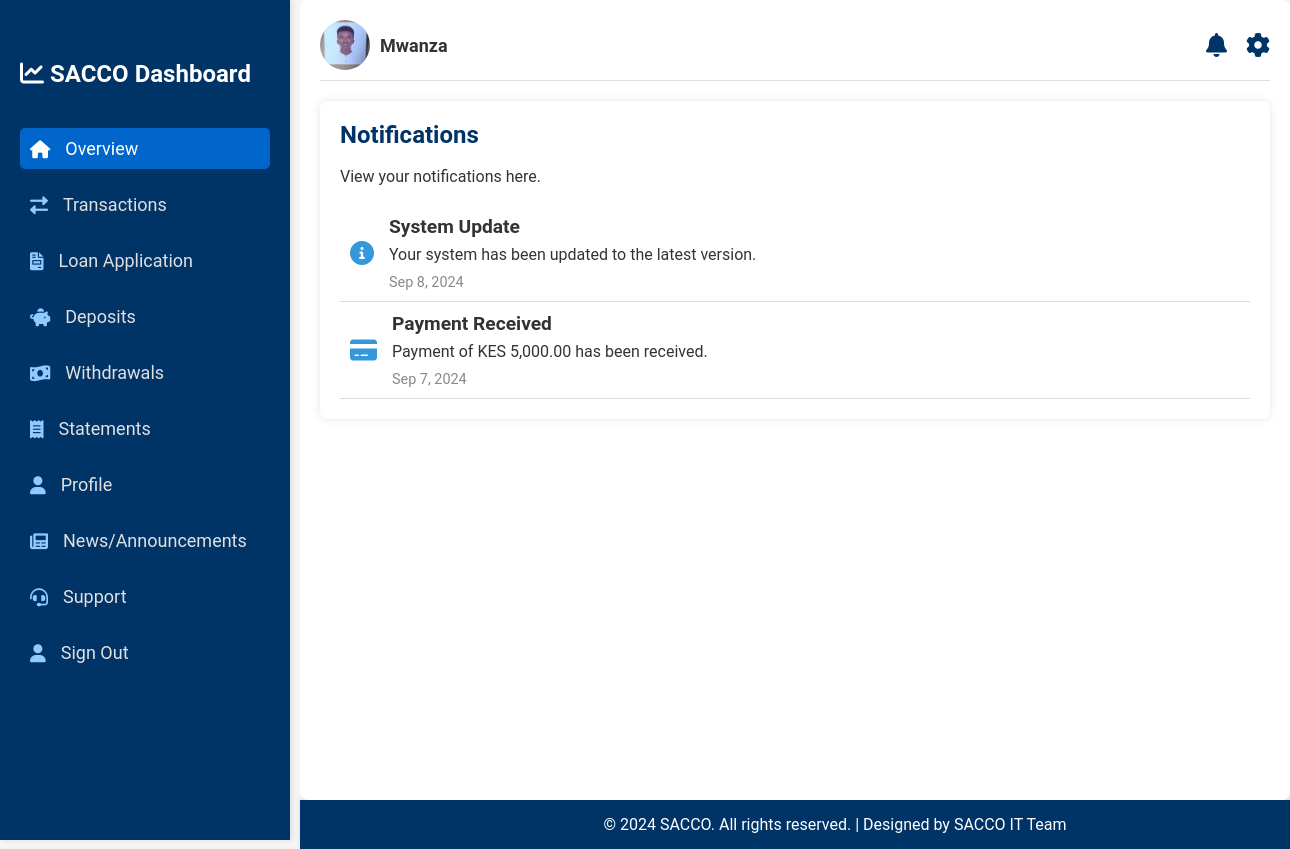
Screenshot of /application (signed in) with the database file from the repository.
### main_app/models.py (models this page shows, shortened)
class User_personalData(db.Model):
    id = db.Column(db.Integer, primary_key=True)
    user_id = db.Column(db.Integer, db.ForeignKey('user.user_id'), nullable=False)  # Foreign Key
    user = db.relationship('User', back_populates='personal_data', lazy=True)
    surname = db.Column(db.String(30), nullable=False)
    other_names = db.Column(db.String(120), nullable=False)
    dob = db.Column(db.String(20), nullable=False)
    id_number = db.Column(db.Integer, unique=True, nullable=False)
    telephone_no = db.Column(db.String(20), unique=True, nullable=False)
    address = db.Column(db.String(50), nullable=False)
    postal_code= db.Column(db.Integer, nullable=False)
    gender= db.Column(db.String(5), nullable=False)
    user_profile = db.Column(db.String(20), nullable=False, default="user.jpeg")
    id_profile = db.Column(db.String(20), nullable=False, default="user.jpeg")

class User(db.Model, UserMixin):
    user_id = db.Column(db.Integer, primary_key=True)
    personal_data = db.relationship('User_personalData', back_populates='user', uselist=False)
    username = db.Column(db.String(30), unique=True, nullable=False)
    email = db.Column(db.String(120), unique=True, nullable=False)
    password = db.Column(db.String, nullable=False)

### main_app/routes.py (the view)
@app.route("/application", methods=['POST', 'GET'])
@login_required
def application():
    return render_template("user/notifications.html", title="Notifications | SACCO Dashboard")

### main_app/models.py (called while the page is built)
@login_manager.user_loader
def load_user(user_id):
    user = User.query.get(int(user_id))
    if user is None:
        return Admin.query.get(int(user_id))
    return user

### main_app/templates/user/notifications.html
{% extends "user/layout.html" %}
{% block content %}
<div class="notifications">
    <h1>Notifications</h1>
    <p>View your notifications here.</p>
    <div class="notification-list">
        <div class="notification-item">
            <i class="fas fa-info-circle"></i>
            <div class="notification-content">
                <h3>System Update</h3>
                <p>Your system has been updated to the latest version.</p>
                <span class="notification-date">Sep 8, 2024</span>
            </div>
        </div>
        <div class="notification-item">
            <i class="fas fa-credit-card"></i>
            <div class="notification-content">
                <h3>Payment Received</h3>
                <p>Payment of KES 5,000.00 has been received.</p>
                <span class="notification-date">Sep 7, 2024</span>
            </div>
        </div>
    </div>
</div>
{% endblock %}

### main_app/templates/user/layout.html (shortened to what this page needs)
<!DOCTYPE html>
<html lang="en">
<head>
    {% block head %}
    <link rel="stylesheet" href="{{ url_for('static', filename='/css/styles.css') }}">
    <link rel="stylesheet" href="https://cdnjs.cloudflare.com/ajax/libs/font-awesome/6.0.0-beta3/css/all.min.css">
    {% endblock %}
</head>
<body>
    <div class="dashboard">
        <div class="sidebar">
            <h2><i class="fas fa-chart-line"></i> SACCO Dashboard</h2>
                <ul>
                    <li><a href="{{ url_for('home') }}" class="active"><i class="fas fa-home"></i> Overview</a></li>
                    <li><a href="{{ url_for('transaction') }}"><i class="fas fa-exchange-alt"></i> Transactions</a></li>
                    <li><a href="{{ url_for('application') }}"><i class="fas fa-file-invoice"></i> Loan Application</a></li>
                    <li><a href="{{ url_for('deposit') }}"><i class="fas fa-piggy-bank"></i> Deposits</a></li>
                    <li><a href="{{ url_for('withdrawals') }}"><i class="fas fa-money-bill-wave"></i> Withdrawals</a></li>
                    <li><a href="{{ url_for('statements') }}"><i class="fas fa-receipt"></i> Statements</a></li>
                    <li><a href="{{ url_for('profile') }}"><i class="fas fa-user"></i> Profile</a></li>
                    <li><a href="{{ url_for('news') }}"><i class="fas fa-newspaper"></i> News/Announcements</a></li>
                    <li><a href="{{ url_for('support') }}"><i class="fas fa-headset"></i> Support</a></li>
                    <li><a href="{{ url_for('logout') }}"><i class="fas fa-user"></i> Sign Out</a></li>
                </ul>
        </div>
        <div class="main-content">
            <header>
                <div class="user-info">
                    {% if current_user.personal_data %}
                    <img src="{{ url_for('static', filename='assets/' + current_user.personal_data.user_profile) }}"
                        alt="User" class="user-icon">
                    {% else %}
                    <img src="{{ url_for('static', filename='assets/user.jpeg') }}" alt="User" class="user-icon">
                    {% endif %}
                    <span class="user-name">{{ current_user.username }}</span>
                </div>
                <div class="header-icons">
                    <i class="notification-icon fas fa-bell" onclick="showNotificationPopup()"></i>
                    <i class="settings-icon fas fa-cog"></i>
                </div>
            </header>
            {% block content %}{% endblock %}
        </div>
    </div>
    <footer>
        <p>© 2024 SACCO. All rights reserved. | Designed by SACCO IT Team</p>
    </footer>
</body>
</html>

### main_app/static/css/styles.css (style rules this page uses)
body { font-family: 'Roboto', sans-serif; margin: 0; padding: 0; color: #333; background-color: #f5f5f5; }
a { text-decoration: none; color: inherit; }
h1, h2, h3, h4, h5, h6 { margin: 0; padding: 0; }
.dashboard { display: flex; min-height: 100vh; }
.sidebar { width: 250px; background-color: #003366; color: #fff; height: 100vh; padding: 20px; box-shadow: 2px 0 5px rgba(0, 0, 0, 0.1); position: fixed; top: 0; left: 0; transition: width 0.3s ease; }
.sidebar h2 { margin-top: 40px; font-size: 24px; margin-bottom: 40px; }
.sidebar ul { list-style: none; padding: 0; }
.sidebar ul li { margin: 15px 0; }
.sidebar ul li a { color: #e0e0e0; font-size: 18px; display: flex; align-items: center; padding: 10px; border-radius: 5px; transition: background-color 0.3s ease, color 0.3s ease; }
.sidebar ul li a i { margin-right: 15px; color: #90caff; }
.sidebar ul li a.active { background-color: #0066cc; color: #fff; }
.sidebar ul li a.active i { color: #fff; }
.main-content { flex-grow: 1; margin-left: 300px; padding: 20px; background-color: #fff; border-radius: 8px; }
header { display: flex; justify-content: space-between; align-items: center; margin-bottom: 20px; border-bottom: 1px solid #ddd; padding-bottom: 10px; }
.user-info { display: flex; align-items: center; }
.user-info .user-icon { width: 50px; height: 50px; border-radius: 50%; margin-right: 10px; }
.user-info .user-name { font-size: 18px; font-weight: bold; }
.header-icons i { font-size: 24px; margin-left: 15px; cursor: pointer; color: #003366; transition: color 0.3s ease, transform 0.3s ease; }
.transactions, .loan-application, .deposits, .savings, .statements, .notifications, .profile, .news, .support { background-color: #fff; padding: 20px; border-radius: 8px; box-shadow: 0 0 10px rgba(0, 0, 0, 0.1); margin-bottom: 20px; }
.transactions h1, .loan-application h1, .deposits h1, .savings h1, .statements h1, .notifications h1, .profile h1, .news h1, .support h1 { font-size: 24px; color: #003366; margin-bottom: 15px; }
.transactions p, .loan-application p, .deposits p, .savings p, .statements p, .notifications p, .profile p, .news p, .support p { font-size: 16px; line-height: 1.5; }
footer { background-color: #003366; color: #fff; text-align: center; padding: 15px; margin-left: 300px; width: calc(100% - 250px); bottom: 0; left: 250px; box-shadow: 0 -2px 5px rgba(0, 0, 0, 0.1); transition: left 0.3s ease, width 0.3s ease; }
footer p { margin: 0; }
.notifications { margin-top: 20px; }
.notifications h1 { font-size: 1.5em; margin-bottom: 10px; }
.notification-list { max-height: 500px; overflow-y: auto; }
.notification-item { display: flex; align-items: center; padding: 10px; border-bottom: 1px solid #ddd; transition: background-color 0.3s ease; }
.notification-item i { font-size: 1.5em; margin-right: 15px; color: #3498db; }
.notification-content { flex: 1; }
.notification-content h3 { margin: 0; font-size: 1.2em; }
.notification-content p { margin: 5px 0; }
.notification-date { font-size: 0.9em; color: #888; }

### rows the page displays
User_personalData: user_profile (picture)
User: username "Mwanza"
